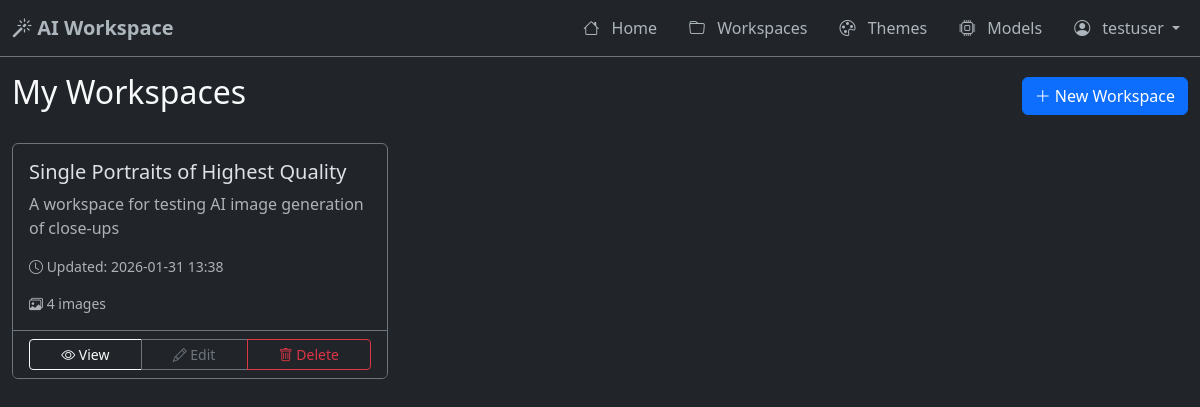
Screenshot of /workspaces (signed in) with the database file from the repository.
### models.py (models this page shows, shortened)
class User(UserMixin, db.Model):
    __tablename__ = 'users'
    id = db.Column(db.Integer, primary_key=True)
    username = db.Column(db.String(80), unique=True, nullable=False)
    email = db.Column(db.String(120), unique=True, nullable=False)
    password_hash = db.Column(db.String(255), nullable=False)
    created_at = db.Column(db.DateTime, default=datetime.utcnow)
    is_active = db.Column(db.Boolean, default=True)
    is_superuser = db.Column(db.Boolean, default=False)  # Superuser can manage models
    workspaces = db.relationship('Workspace', backref='owner', lazy=True, cascade='all, delete-orphan')

class Workspace(db.Model):
    __tablename__ = 'workspaces'
    id = db.Column(db.Integer, primary_key=True)
    name = db.Column(db.String(100), nullable=False)
    slug = db.Column(db.String(100), nullable=False, unique=True)  # URL-safe version of name
    description = db.Column(db.Text, nullable=True)
    user_id = db.Column(db.Integer, db.ForeignKey('users.id'), nullable=False)
    theme_id = db.Column(db.Integer, db.ForeignKey('themes.id'), nullable=True)
    created_at = db.Column(db.DateTime, default=datetime.utcnow)
    updated_at = db.Column(db.DateTime, default=datetime.utcnow, onupdate=datetime.utcnow)
    theme = db.relationship('Theme', backref='workspaces')
    styles = db.relationship('Style', backref='workspace', lazy=True, cascade='all, delete-orphan')
    chat_messages = db.relationship('ChatMessage', backref='workspace', lazy=True, cascade='all, delete-orphan')
    generated_images = db.relationship('GeneratedImage', backref='workspace', lazy=True, cascade='all, delete-orphan')

### app.py (the view)
@app.route('/workspaces')
@login_required
def list_workspaces():
    workspaces = Workspace.query.filter_by(user_id=current_user.id).order_by(Workspace.updated_at.desc()).all()
    return render_template('workspaces/list.html', workspaces=workspaces)

### app.py (called while the page is built)
@login_manager.user_loader
def load_user(user_id):
    return User.query.get(int(user_id))

@app.context_processor
def inject_now():
    return {'now': datetime.utcnow()}

### templates/workspaces/list.html (shortened to what this page needs)
{% extends "base.html" %}
{% block content %}
<div class="container-fluid">
    <div class="d-flex justify-content-between align-items-center mb-4">
        <h2>My Workspaces</h2>
        <a href="{{ url_for('create_workspace') }}" class="btn btn-primary">
            <i class="bi bi-plus-lg"></i> New Workspace
        </a>
    </div>
    {% if workspaces %}
    <div class="row">
        {% for workspace in workspaces %}
        <div class="col-md-6 col-lg-4 mb-4">
            <div class="card bg-dark border-secondary h-100">
                <div class="card-body">
                    <h5 class="card-title">{{ workspace.name }}</h5>
                    {% if workspace.description %}
                    <p class="card-text text-muted">{{ workspace.description }}</p>
                    {% endif %}
                    <p class="card-text small text-muted">
                        <i class="bi bi-clock"></i> Updated: {{ workspace.updated_at.strftime('%Y-%m-%d %H:%M') }}
                    </p>
                    <p class="card-text small text-muted">
                        <i class="bi bi-images"></i> {{ workspace.generated_images|length }} images
                    </p>
                </div>
                <div class="card-footer bg-dark border-secondary">
                    <div class="btn-group w-100" role="group">
                        <a href="{{ url_for('view_workspace', workspace_id=workspace.id) }}" class="btn btn-outline-light btn-sm">
                            <i class="bi bi-eye"></i> View
                        </a>
                        <a href="{{ url_for('edit_workspace', workspace_id=workspace.id) }}" class="btn btn-outline-secondary btn-sm">
                            <i class="bi bi-pencil"></i> Edit
                        </a>
                        <button type="button" class="btn btn-outline-danger btn-sm" data-bs-toggle="modal" data-bs-target="#deleteModal{{ workspace.id }}">
                            <i class="bi bi-trash"></i> Delete
                        </button>
                    </div>
                </div>
            </div>
        </div>
        {% endfor %}
    </div>
    {% endif %}
</div>
{% endblock %}

### templates/base.html (shortened to what this page needs)
<!DOCTYPE html>
<html lang="en" data-bs-theme="dark">
<head>
    <link href="https://cdn.jsdelivr.net/npm/bootstrap@5.3.3/dist/css/bootstrap.min.css" rel="stylesheet">
    <link href="https://cdn.jsdelivr.net/npm/bootstrap-icons@1.11.3/font/bootstrap-icons.css" rel="stylesheet">
    <link rel="stylesheet" href="{{ url_for('static', filename='css/custom.css') }}">
</head>
<body class="bg-dark text-light">
    <nav class="navbar navbar-expand-lg navbar-dark bg-dark border-bottom border-secondary">
        <div class="container-fluid">
            <a class="navbar-brand" href="{{ url_for('index') }}">
                <i class="bi bi-magic"></i> AI Workspace
            </a>
            <div class="collapse navbar-collapse" id="navbarNav">
                <ul class="navbar-nav ms-auto">
                    <li class="nav-item">
                        <a class="nav-link" href="{{ url_for('index') }}">
                            <i class="bi bi-house"></i> Home
                        </a>
                    </li>
                    {% if current_user.is_authenticated %}
                    <li class="nav-item">
                        <a class="nav-link" href="{{ url_for('list_workspaces') }}">
                            <i class="bi bi-folder"></i> Workspaces
                        </a>
                    </li>
                    <li class="nav-item">
                        <a class="nav-link" href="{{ url_for('list_themes') }}">
                            <i class="bi bi-palette"></i> Themes
                        </a>
                    </li>
                    {% if current_user.is_superuser %}
                    <li class="nav-item">
                        <a class="nav-link" href="{{ url_for('list_models') }}">
                            <i class="bi bi-cpu"></i> Models
                        </a>
                    </li>
                    {% endif %}
                    <li class="nav-item dropdown">
                        <a class="nav-link dropdown-toggle" href="#" role="button" data-bs-toggle="dropdown">
                            <i class="bi bi-person-circle"></i> {{ current_user.username }}
                        </a>
                    </li>
                    {% endif %}
                </ul>
            </div>
        </div>
    </nav>
    <main class="main-content">
        {% block content %}{% endblock %}
    </main>
</body>
</html>

### static/css/custom.css (style rules this page uses)
.navbar { background: #1a1a1a; border-bottom: 1px solid #333; }
.navbar-brand { color: #adb5bd; font-weight: 600; }
.navbar-nav { gap: 1rem; }
.nav-item { margin-bottom: 0; }
.nav-link { color: #adb5bd; padding: 0.5rem 1rem; border-radius: 0.25rem; transition: all 0.2s; }
.nav-link i { margin-right: 0.5rem; }
.main-content { min-height: calc(100vh - 56px); padding: 0; }

### rows the page displays
User: username "testuser"
Workspace: name "Single Portraits of Highest Quality", description "A workspace for testing AI image generation of close-ups", updated_at "2026-01-31 13:38", generated_images|length "4"
